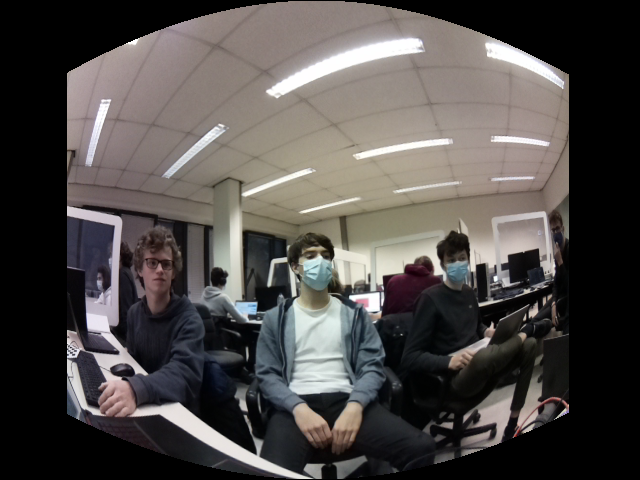
#> input picture programs/cylindrical_projection/cylindrical_projection_images/left0_cyl.png, 640 x 480 px, found by its file name
$ python MAIN_stitching_code_2.py
#> lines starting #> are read from the running program, lines starting #| are printed output that depends on the picture
#> further down, img1 is the input picture: shape (480, 640, 3); mean B, G, R 73.1, 75.2, 79.2
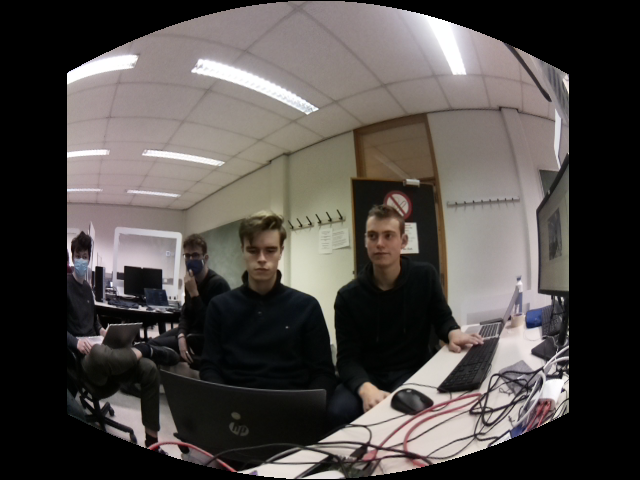
#> input picture programs/cylindrical_projection/cylindrical_projection_images/right0_cyl.png, 640 x 480 px, found by its file name
#> further down, img2 is the input picture: shape (480, 640, 3); mean B, G, R 72, 75, 79.9
import cv2
import numpy as np
import time

t_start = time.perf_counter()
print(time.process_time())

# variables
PATH1 = "/home/pi/Desktop/PenO3-CW4A1/programs/cylindrical_projection/cylindrical_projection_images/left0_cyl.png"
PATH2 = "/home/pi/Desktop/PenO3-CW4A1/programs/cylindrical_projection/cylindrical_projection_images/right0_cyl.png"
PATH_RESULT = "stitchted_cyl.jpg"
MATRIX_DATA = "matrix_data.txt"

def warpImages(img1, img2, H):
    print("warp")
    print(time.process_time())
    rows1, cols1 = img1.shape[:2]
#> rows1 = 480; cols1 = 640

    list_of_points_1 = np.float32([[0, 0], [0, rows1], [cols1, rows1], [cols1, 0]]).reshape(-1, 1, 2)
#> list_of_points_1 = [[0, 0], [0, 480], [640, 480], [640, 0]]


    list_of_points_2 = cv2.perspectiveTransform(list_of_points_1, H)

    list_of_points = np.concatenate((list_of_points_1, list_of_points_2), axis=0)

    [x_min, y_min] = np.int32(list_of_points.min(axis=0).ravel() - 0.5)
#> x_min = -216; y_min = 0
    [x_max, y_max] = np.int32(list_of_points.max(axis=0).ravel() + 0.5)
#> x_max = 640; y_max = 695

    translation_dist = [-x_min, -y_min]
#> translation_dist = [216, 0]

    H_translation = np.array([[1, 0, translation_dist[0]], [0, 1, 0], [0, 0, 1]])
    #output_img = cv2.warpPerspective(img2, H_translation.dot(I), (x_max - x_min, y_max - y_min))
    xplus = np.array([np.array([np.array([0, 0, 0]) for x in range(1, 700)]) for y in range(1, rows1+1)])
    print(type(xplus) ,type(xplus[0]))
#| <class 'numpy.ndarray'> <class 'numpy.ndarray'>
    print(type(img1[0][0][0]), type(img2[0][0][0]))
#| <class 'numpy.uint8'> <class 'numpy.uint8'>
    output_img = np.concatenate((img2, xplus), axis=1)
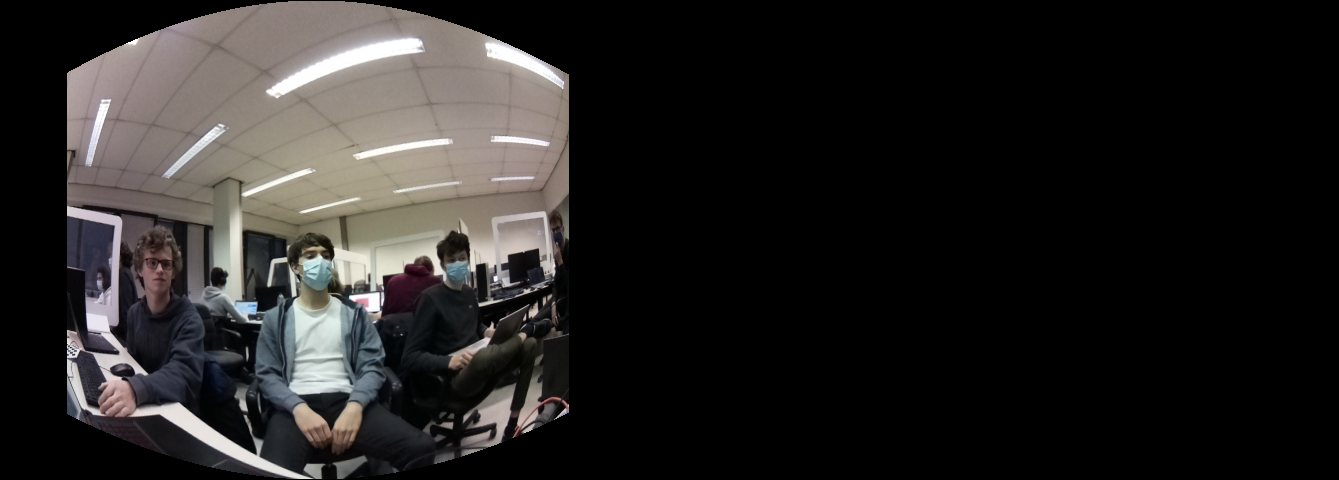
#> output_img: shape (480, 1339, 3) int64; mean B, G, R 34.9, 36, 37.9
    output_img[translation_dist[1]:rows1 + translation_dist[1], translation_dist[0]:cols1 + translation_dist[0]] = img1
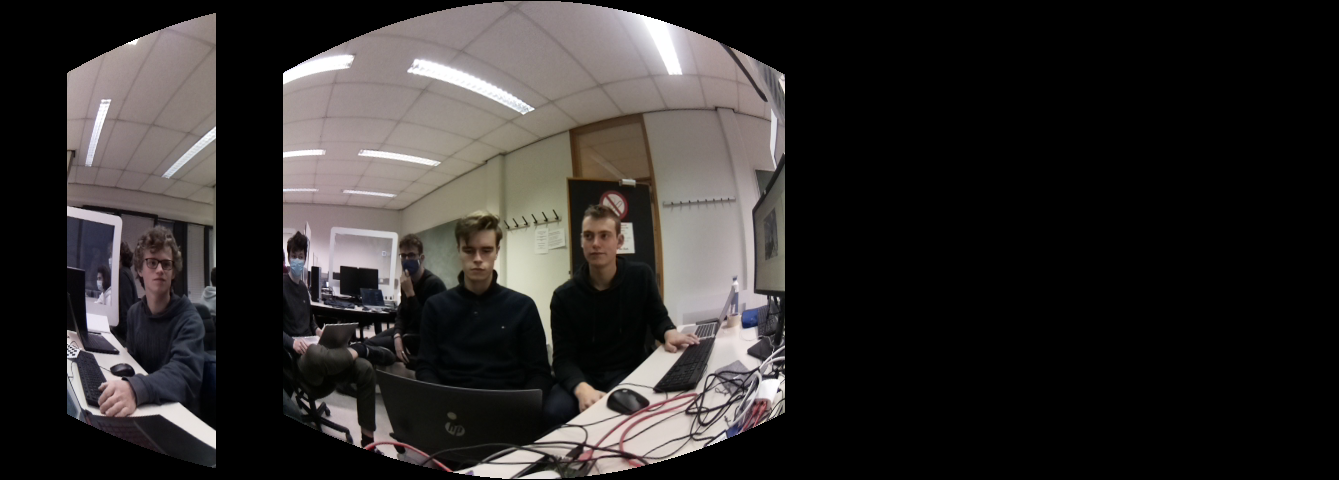
#> output_img: shape (480, 1339, 3) int64; mean B, G, R 43.7, 44.8, 48
    print(time.process_time())
    cv2.imwrite('bla.png', output_img)
    cv2.imshow('h', output_img)
    cv2.waitKey(0)
    return output_img


# Load images
img1 = cv2.imread(PATH1)
img2 = cv2.imread(PATH2)
# load tranformation matrix

M = np.loadtxt(MATRIX_DATA)

if len(M) > 0:
    result = warpImages(img2, img1, M)
    cv2.imwrite(PATH_RESULT, result)
else:
    print("No transformation matrix found")
print(time.perf_counter() - t_start)

print("CPU tijd: ", time.perf_counter() - t_start)
print("totale tijd: ", time.process_time())
